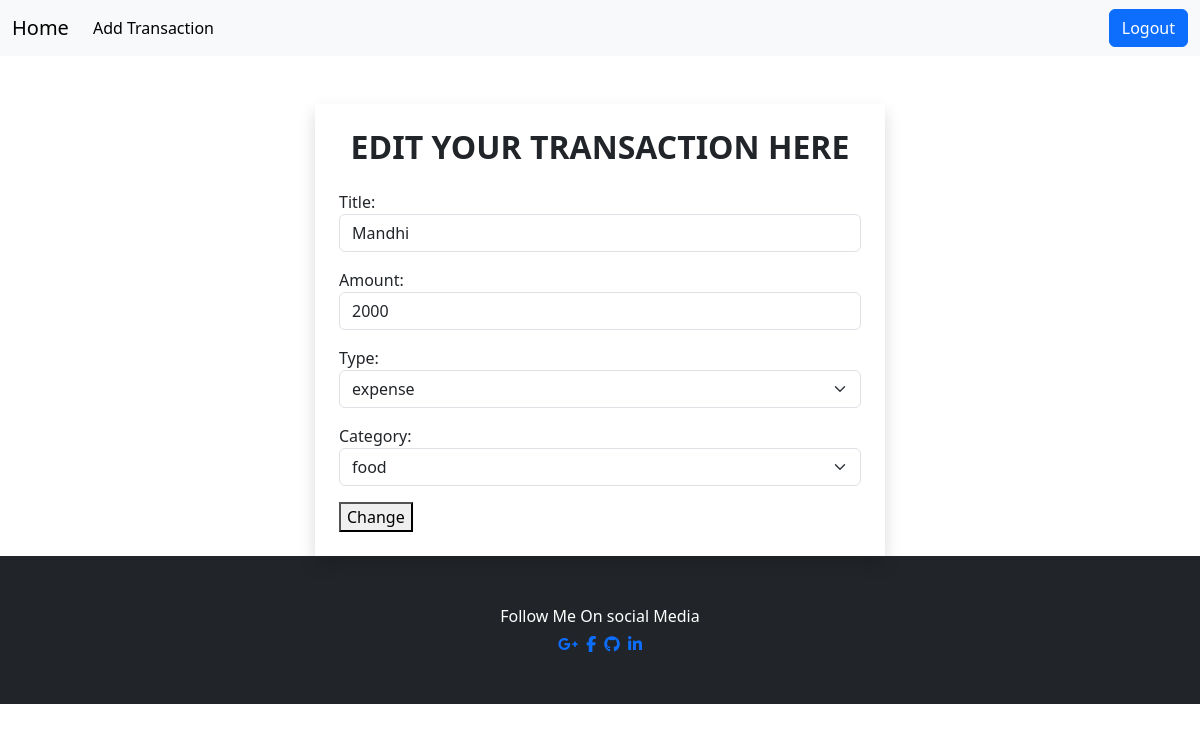
Screenshot of /transactions/8/change/ (signed in) with the database file from the repository.
### revenue/models.py (models this page shows, shortened)
class Transaction(models.Model):
    title=models.CharField(max_length=200)
    amount=models.PositiveIntegerField()
    options=(
        ("expense","expense"),
        ("income","income")
    )
    type=models.CharField(max_length=200,choices=options,default="expense")
    cat_options=(
        ("fuel","fuel"),
        ("food","food"),
        ("entertainment","entertainment"),
        ("emi","emi"),
        ("bills","bills"),
        ("miscellaneous","miscellaneous")
    )
    category=models.CharField(max_length=200,choices=cat_options,default="miscellaneous")
    created_date=models.DateTimeField(auto_now_add=True,blank=True)
    user=models.ForeignKey(User,on_delete=models.CASCADE)

### revenue/views.py (the view, shortened to what this page needs)
# urls.py: path("transactions/<int:pk>/change/",views.TransactionEditView.as_view(),name="transaction-edit"),
@method_decorator(decs,name="dispatch")
class TransactionEditView(View):
    def get(self,request,*args,**kwargs):
        id=kwargs.get("pk")
        transaction_object=Transaction.objects.get(id=id)
        form=TransactionForm(instance=transaction_object)
        return render(request,"transaction_edit.html",{"form":form})

### revenue/views.py
class TransactionForm(forms.ModelForm):
    class Meta:
        model=Transaction
        exclude=("created_date","user")
        widgets={
            "title":forms.TextInput(attrs={"class":"form-control"}),
            "amount":forms.NumberInput(attrs={"class":"form-control"}),
            "type":forms.Select(attrs={"class":"form-control form-select"}),
            "category":forms.Select(attrs={"class":"form-control form-select"})
        }

### revenue/views.py (called while the page is built)
def signin_required(fn):
    def wrapper(request,*args,**kwargs):
        if not request.user.is_authenticated:
            messages.error(request,"invalid session")
            return redirect("signin")
        else:
            return fn(request,*args,**kwargs)
    return wrapper

### revenue/templates/transaction_edit.html (shortened to what this page needs)
{%extends 'base.html'%}
{%block main_block%}
<div class="container">
    <div class="row mt-5">
        <div class="col-3"></div>
        <div class="col-6 p-4 shadow">
            <form action="" method="post">
                <h2 class="text-center fw-bolder">EDIT YOUR TRANSACTION HERE </h2>
                <div class="mt-4">{%csrf_token%}
                    {{form.as_p}}</div>
                <div class="btn-primary"><button type="submit">Change</button></div>
            </form>
        </div>
        <div class="col-3"></div>
    </div>
</div>
{%endblock%}

### rows the page displays
Transaction: title "Mandhi", amount "2000", type "expense", category "food"
